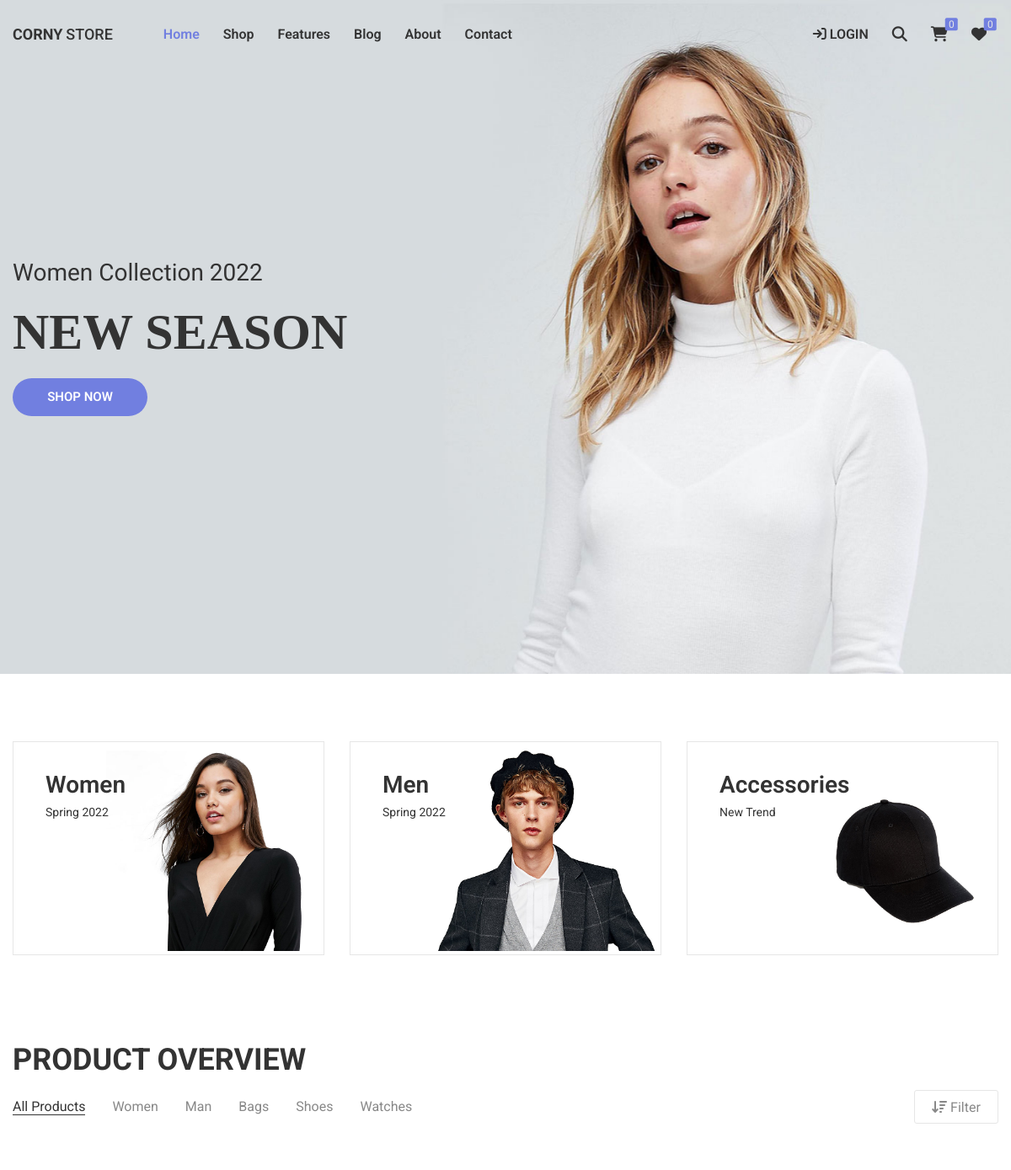
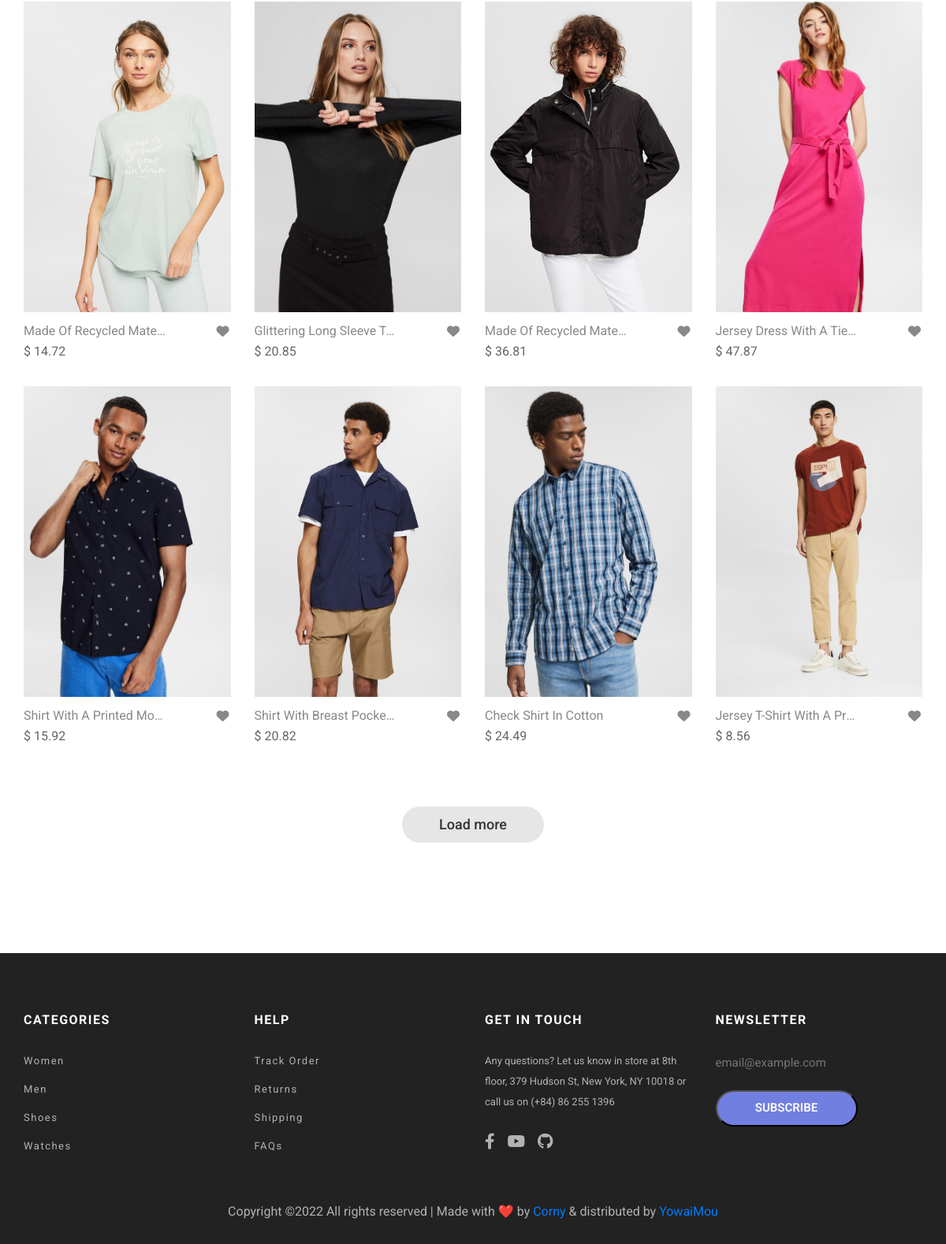
The page /components/pg_home/index.php on the database its author committed (2 pictures, top to bottom).
### tables this page shows
CREATE TABLE `category` (
  `category_id` int(11) NOT NULL,
  `category_name` varchar(50) NOT NULL
);

CREATE TABLE `product` (
  `product_id` int(11) NOT NULL,
  `category_id` int(11) NOT NULL,
  `product_type_id` int(11) NOT NULL,
  `product_name` varchar(255) NOT NULL,
  `product_price` varchar(255) NOT NULL,
  `product_desc` varchar(500) NOT NULL,
  `product_img` varchar(1000) NOT NULL,
  `date_insert` datetime NOT NULL DEFAULT current_timestamp(),
  `date_update` datetime NOT NULL DEFAULT current_timestamp() ON UPDATE current_timestamp()
);

### admin/class/category_class.php (called while the page is built, shortened)
<?php
class Category {
    public $connect;
    public function __construct($host, $user, $pw, $db_name) {
        $this->connect = new mysqli($host, $user, $pw, $db_name);
    }
    public function show_category() {
        $query = "SELECT * FROM category";
        $result = mysqli_query($this->connect, $query);
        return $result;
    }
}
?>

### admin/class/product_class.php (called while the page is built, shortened)
<?php
class Product {
    public $connect;
    public function __construct($host, $user, $pw, $db_name) {
        $this->connect = new mysqli($host, $user, $pw, $db_name);
    }
    public function show_product_litmit($limit_number) {
        $query = "SELECT a.*, b.product_type_name, c.category_name
        FROM product a
        INNER JOIN product_type b on a.product_type_id = b.product_type_id
        INNER JOIN category c on b.category_id = c.category_id
        ORDER BY a.category_id, a.product_type_id LIMIT ".$limit_number;
        $result = mysqli_query($this->connect, $query);
        return $result;
    }
}
?>

### components/pg_home/index.php (the view, shortened to what this page needs)
<?php
$url_base = "../../";
$url_folder = "../";
$url_inside = "router/";
include $url_base."admin/class/category_class.php";
include $url_base."admin/class/product_class.php";
$category = new Category(DB_HOST, DB_USER, DB_PASS, DB_NAME);
$product = new Product(DB_HOST, DB_USER, DB_PASS, DB_NAME);
$limit_number_products_show = 8;
$show_category = $category->show_category();
$show_product_litmit = $product->show_product_litmit($limit_number_products_show);
?>
<?php include $url_inside."links.php" ?>
<body>
    <?php include "../layouts/header.php" ?>
    <section id="section" class="section_home">
        <?php include $url_inside."slider.php" ?>
        <?php include $url_inside."banner.php" ?>
        <div class="overview_product">
            <div class="products container">
                <h1>PRODUCT OVERVIEW</h1>
                <div class="products_menu">
                    <ul class="categories">
                        <li class="active">All Products</li>
                        <?php
                        if(mysqli_num_rows($show_category)>0) {
                            while($row_category = mysqli_fetch_assoc($show_category)) {
                        ?>
                        <li class=""><?php echo $row_category['category_name'] ?></li>
                        <?php }} ?>
                    </ul>
                    <div class="filter">
                        <div class="filter_item">
                            <div class="filter_item-icon">
                                <i class="fa-solid fa-arrow-down-wide-short"></i>
                            </div>
                            Filter
                        </div>
                    </div>
                </div>
                <div class="products_list">
                    <?php
                    if(mysqli_num_rows($show_product_litmit) > 0) {
                        while($row_product = mysqli_fetch_assoc($show_product_litmit)) {
                    ?>
                    <div class="products_list-item <?php echo $row_product['category_name'] ?>">
                        <div class="item_img">
                            <img alt=""
                            src="<?php echo $url_base."admin/uploads/".$row_product['product_img'] ?>">
                        </div>
                        <div class="item_detail">
                            <div class="item_detail-name">
                                <a href="<?php echo $url_folder."pg_shop/product-detail.php?product_id=".$row_product['product_id']?>"
                                style="text-transform:capitalize;">
                                    <?php echo $row_product['product_name']?>
                                </a>
                                <a href="<?php
                                echo $url_folder."wishlist/wishlist_insert.php?product_id=".$row_product['product_id']
                                ?>"
                                class="icon
                                <?php if(mysqli_num_rows($show_wishlist_detail) > 0) {
                                    while($row_wishlist = mysqli_fetch_assoc($show_wishlist_detail)) {
                                        if($row_wishlist['product_id'] == $row_product['product_id']) {echo "active"; break;}
                                    }
                                }?>">
                                    <i class="fa-solid fa-heart"></i>
                                </a>
                            </div>
                            <div class="item_detail-price">
                                $<span>
                                <?php $price_result = $row_product['product_price'] - floor($row_product['product_price']);
                                $result = $price_result != 0? $row_product['product_price'] : $row_product['product_price'].".00";
                                echo $result?>
                                </span>
                            </div>
                        </div>
                    </div>
                    <?php }}?>
                </div>
            </div>
        </div>
        <?php include $url_inside."load_more.php" ?>
    </section>
    <?php include "../layouts/footer.php" ?>
</body>
</html>

### rows shown on the page
category: category_name "Women"
category: category_name "Man"
category: category_name "Bags"
category: category_name "Shoes"
category: category_name "Watches"
product: product_img (picture), product_name "Made Of Recycled Mate…", product_price "14.72"
product: product_img (picture), product_name "Glittering Long Sleeve T…", product_price "20.85"
product: product_img (picture), product_name "Made Of Recycled Mate…", product_price "36.81"
product: product_img (picture), product_name "Jersey Dress With A Tie…", product_price "47.87"
product: product_img (picture), product_name "Shirt With A Printed Motif", product_price "15.92"
product: product_img (picture), product_name "Shirt With Breast Pockets", product_price "20.82"
product: product_img (picture), product_name "Check Shirt In Cotton", product_price "24.49"
product: product_img (picture), product_name "Jersey T-Shirt With A Pr…", product_price "8.56"
